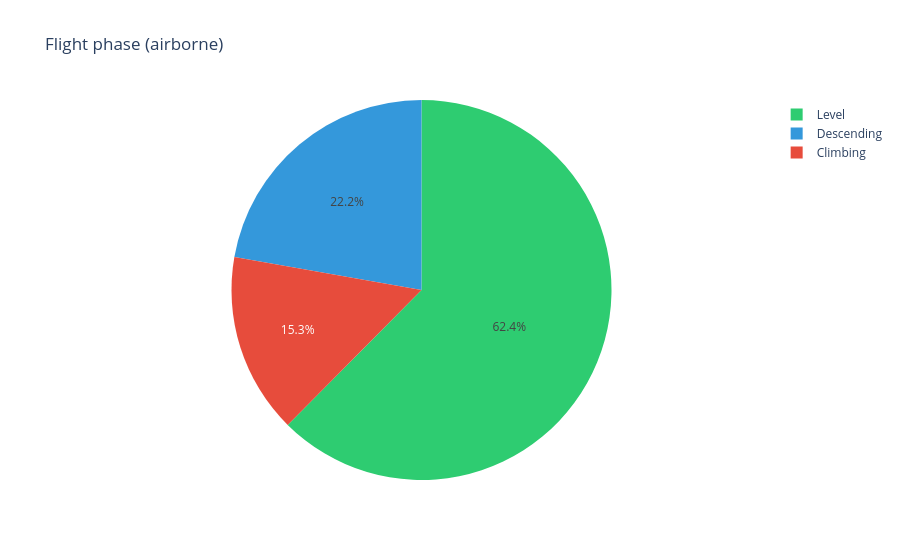

Here is the notebook cell this chart was saved with:
### Markdown cell above
## 7. Vertical rate — climb / level / descend

### Code cell
vr = airborne["vertical_rate"].dropna()

climbing   = int((vr >  1).sum())
descending = int((vr < -1).sum())
level      = int(((vr >= -1) & (vr <= 1)).sum())

fig = px.pie(
    names=["Climbing", "Level", "Descending"],
    values=[climbing, level, descending],
    title="Flight phase (airborne)",
    color_discrete_sequence=["#2ecc71", "#3498db", "#e74c3c"],
)
fig.show()
print(f"Climbing: {climbing} | Level: {level} | Descending: {descending}")

### Figure 1 — Plotly figure (JSON) as saved in the notebook; plotly's stock layout.template omitted (floating-point values rounded to 4 significant figures)
{"data": [{"domain": {"x": [0, 1], "y": [0, 1]}, "hovertemplate": "label=%{label}<br>value=%{value}<extra></extra>", "labels": ["Climbing", "Level", "Descending"], "legendgroup": "", "name": "", "showlegend": true, "type": "pie", "values": [400, 1629, 580]}], "layout": {"legend": {"tracegroupgap": 0}, "piecolorway": ["#2ecc71", "#3498db", "#e74c3c"], "title": {"text": "Flight phase (airborne)"}}}
